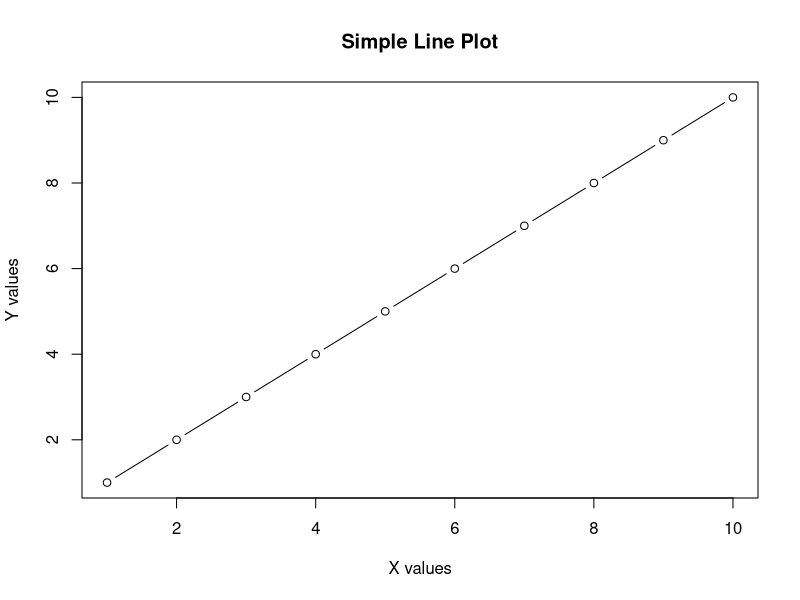
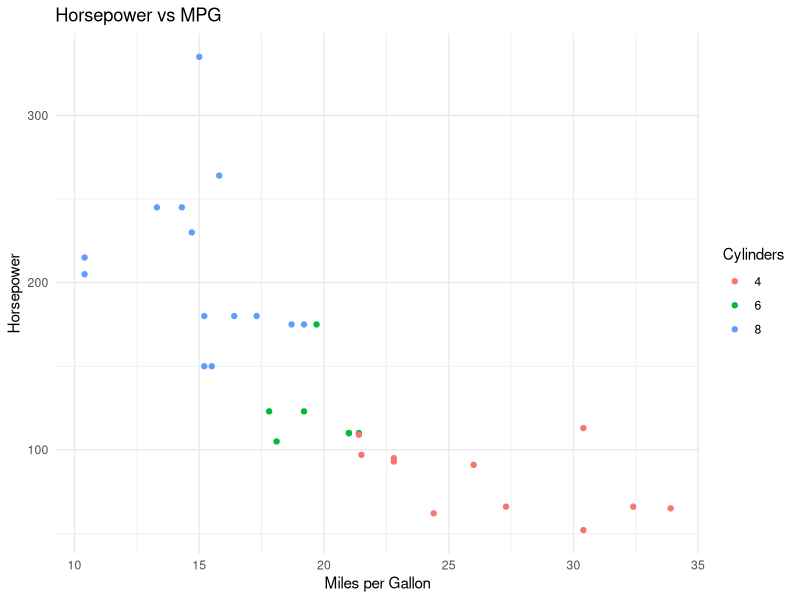

These figures' R source, in order:
## ---- chunk 1
x <- c(1, 2, 3, 4, 5)
mean(x)
## ---- chunk 2
# A simple demonstration plot
plot(1:10, 1:10, type="b", 
     main="Simple Line Plot", 
     xlab="X values", 
     ylab="Y values")
## ---- chunk 3
library(ggplot2)
data(mtcars)

ggplot(mtcars, aes(x = mpg, y = hp)) +
  geom_point(aes(color = factor(cyl))) +
  labs(title = "Horsepower vs MPG",
       x = "Miles per Gallon",
       y = "Horsepower",
       color = "Cylinders") +
  theme_minimal()
## ---- chunk 4
knitr::kable(
  head(mtcars[, 1:4]), 
  caption = "First few rows of mtcars dataset",
  booktabs = TRUE
)
